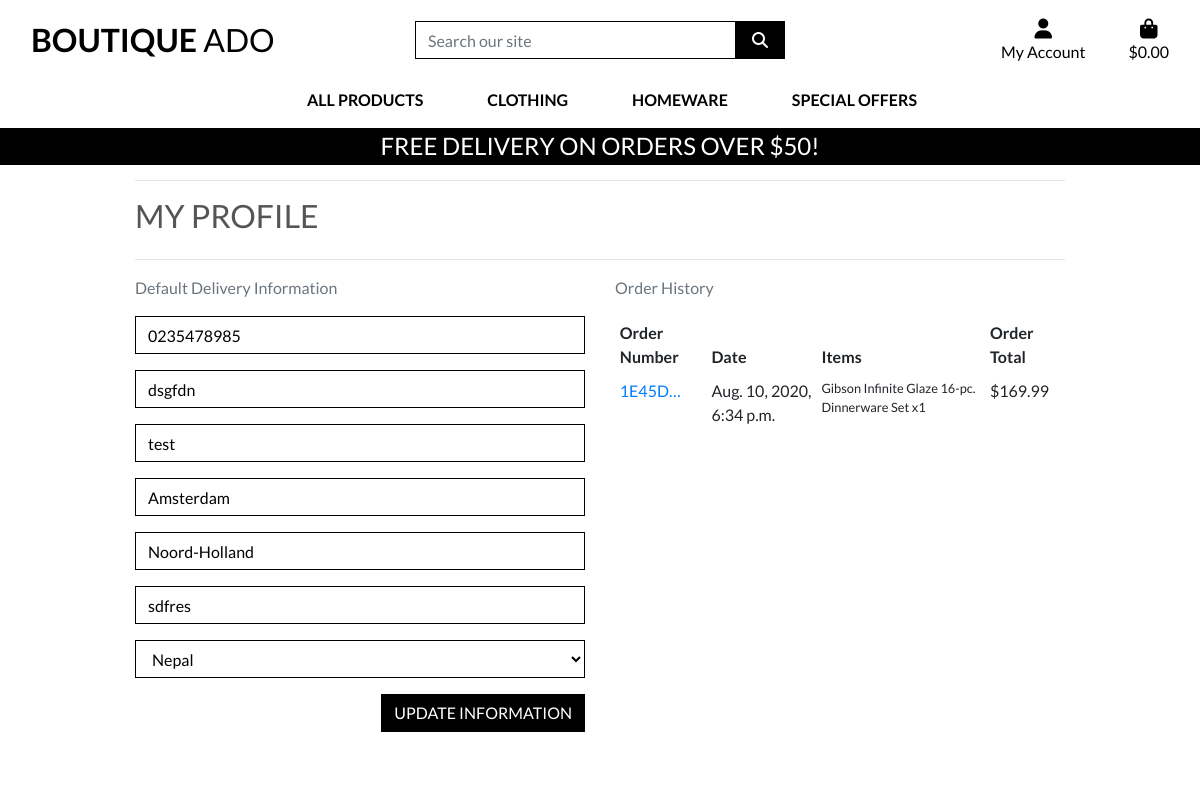
Page /profile/ (signed in) on the earlier database version.
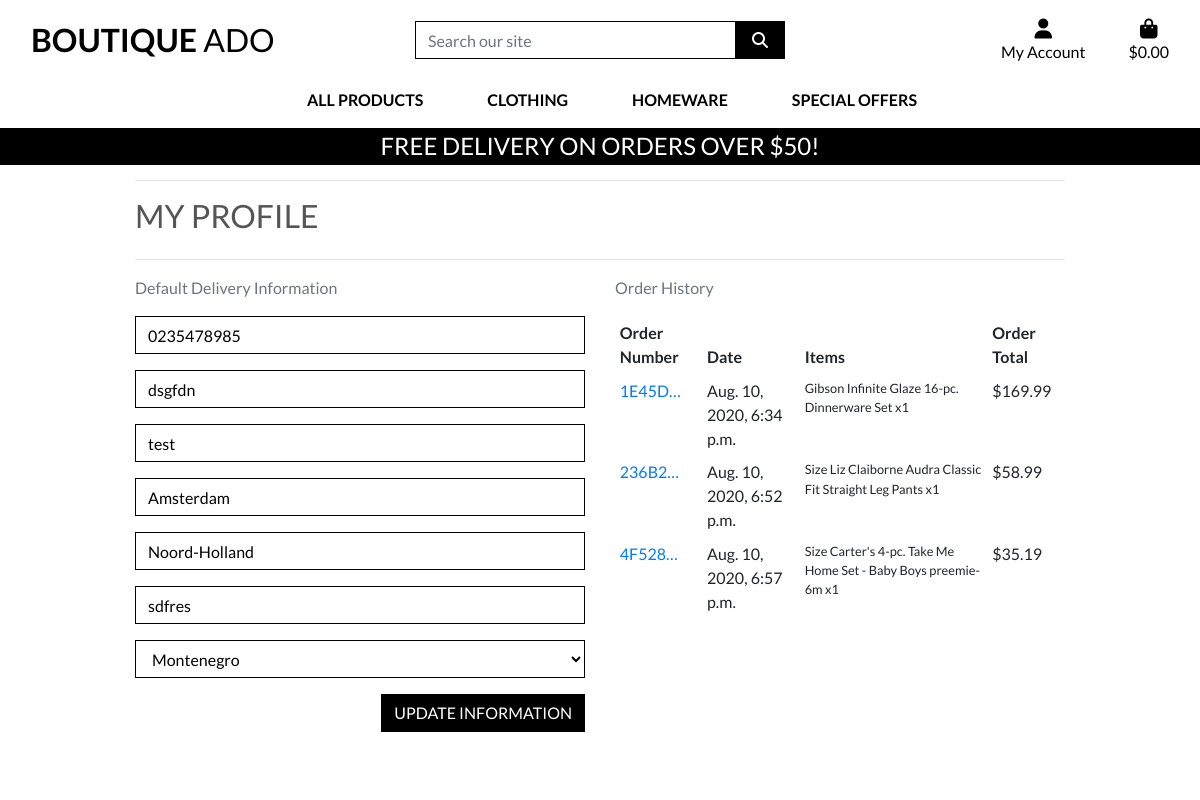
Same page on the later database version.
### profiles/models.py (models this page shows, shortened)
class UserProfile(models.Model):
    user = models.OneToOneField(User, on_delete=models.CASCADE)
    default_phone_number = models.CharField(max_length=20, null=True, blank=True)
    default_street_address1 = models.CharField(max_length=80, null=True, blank=True)
    default_street_address2 = models.CharField(max_length=80, null=True, blank=True)
    default_town_or_city = models.CharField(max_length=40, null=True, blank=True)
    default_county = models.CharField(max_length=80, null=True, blank=True)
    default_postcode = models.CharField(max_length=20, null=True, blank=True)
    default_country = CountryField(blank_label='Country', null=True, blank=True)

### checkout/models.py (models this page shows, shortened)
class Order(models.Model):
    order_number = models.CharField(max_length=32, null=False, editable=False)
    user_profile = models.ForeignKey(UserProfile, on_delete=models.SET_NULL,
                                     null=True, blank=True, related_name='orders')
    full_name = models.CharField(max_length=50, null=False, blank=False)
    email = models.EmailField(max_length=254, null=False, blank=False)
    phone_number = models.CharField(max_length=20, null=False, blank=False)
    country = CountryField(blank_label='Country *', null=False, blank=False)
    postcode = models.CharField(max_length=20, null=True, blank=True)
    town_or_city = models.CharField(max_length=40, null=False, blank=False)
    street_address1 = models.CharField(max_length=80, null=False, blank=False)
    street_address2 = models.CharField(max_length=80, null=True, blank=True)
    county = models.CharField(max_length=80, null=True, blank=True)
    date = models.DateTimeField(auto_now_add=True)
    delivery_cost = models.DecimalField(max_digits=6, decimal_places=2, null=False, default=0)
    order_total = models.DecimalField(max_digits=10, decimal_places=2, null=False, default=0)
    grand_total = models.DecimalField(max_digits=10, decimal_places=2, null=False, default=0)
    original_bag = models.TextField(null=False, blank=False, default='')
    stripe_pid = models.CharField(max_length=254, null=False, blank=False, default='')

class OrderLineItem(models.Model):
    order = models.ForeignKey(Order, null=False, blank=False, on_delete=models.CASCADE, related_name='lineitems')
    product = models.ForeignKey(Product, null=False, blank=False, on_delete=models.CASCADE)
    product_size = models.CharField(max_length=2, null=True, blank=True)  # XS, S, M, L, XL
    quantity = models.IntegerField(null=False, blank=False, default=0)
    lineitem_total = models.DecimalField(max_digits=6, decimal_places=2, null=False, blank=False, editable=False)

### products/models.py (models this page shows, shortened)
class Product(models.Model):
    category = models.ForeignKey('Category', null=True, blank=True, on_delete=models.SET_NULL)
    sku = models.CharField(max_length=254, null=True, blank=True)
    name = models.CharField(max_length=254)
    description = models.TextField()
    has_sizes = models.BooleanField(default=False, null=True, blank=True)
    price = models.DecimalField(max_digits=6, decimal_places=2)
    rating = models.DecimalField(max_digits=6, decimal_places=2, null=True, blank=True)
    image_url = models.URLField(max_length=1024, null=True, blank=True)
    image = models.ImageField(null=True, blank=True)

### profiles/views.py (the view)
# urls.py: path('profile/', include('profiles.urls')),
def profile(request):
    profile = get_object_or_404(UserProfile, user=request.user)
    if request.method == 'POST':
        form = UserProfileForm(request.POST, instance=profile)
        if form.is_valid():
            form.save()
            messages.success(request, 'Profile updated successfully')
        else:
            messages.error(request, 'Update failed. Please ensure the form is valid.')
    else:
        form = UserProfileForm(instance=profile)
    orders = profile.orders.all()
    template = 'profiles/profile.html'
    context = {
        'form': form,
        'orders': orders,
        'on_profile_page': True
    }
    return render(request, template, context)

### profiles/forms.py
class UserProfileForm(forms.ModelForm):
    class Meta:
        model = UserProfile
        exclude = ('user',)
    def __init__(self, *args, **kwargs):
        super().__init__(*args, **kwargs)
        placeholders = {
            'default_phone_number': 'Phone Number',
            'default_postcode': 'Postal Code',
            'default_town_or_city': 'Town or City',
            'default_street_address1': 'Street Address 1',
            'default_street_address2': 'Street Address 2',
            'default_county': 'County, State or Locality',
        }
        self.fields['default_phone_number'].widget.attrs['autofocus'] = True
        for field in self.fields:
            if field != 'default_country':
                if self.fields[field].required:
                    placeholder = f'{placeholders[field]} *'
                else:
                    placeholder = placeholders[field]
                self.fields[field].widget.attrs['placeholder'] = placeholder
            self.fields[field].widget.attrs['class'] = 'border-black rounded-0 profile-form-input'
            self.fields[field].label = False

### profiles/templates/profiles/profile.html (shortened to what this page needs)
{% extends "base.html" %}
{% load static %}
{% block extra_css %}
    <link rel="stylesheet" href="{% static 'profiles/css/profile.css' %}">
{% endblock %}
{% block page_header %}
    <div class="container header-container">
    </div>
{% endblock %}
{% block content %}
    <div class="overlay"></div>
    <div class="container">
        <div class="row">
            <div class="col">
                <hr>
                <h2 class="logo-font mb-4">My Profile</h2>
                <hr>
            </div>
        </div>
        <div class="row">
            <div class="col-12 col-lg-6">
                <p class="text-muted">Default Delivery Information</p>
                <form class="mt-3" action="{% url 'profile' %}" method="POST" id="profile-update-form">
                    {{ form|crispy }}
                    <button class="btn btn-black rounded-0 text-uppercase float-right">Update Information</button>
                </form>
            </div>
            <div class="col-12 col-lg-6">
                <p class="text-muted">Order History</p>
                <div class="order-history table-responsive">
                    <table class="table table-sm table-borderless">
                        <thead>
                            <tr>
                                <th>Order Number</th>
                                <th>Date</th>
                                <th>Items</th>
                                <th>Order Total</th>
                            </tr>
                        </thead>
                        <tbody>
                            {% for order in orders %}
                                <tr>
                                    <td>
                                        <a href="{% url 'order_history' order.order_number %}"
                                        title="{{ order.order_number }}">
                                            {{ order.order_number|truncatechars:6 }}
                                        </a>
                                    </td>
                                    <td>{{ order.date }}</td>
                                    <td>
                                        <ul class="list-unstyled">
                                            {% for item in order.lineitems.all %}
                                                <li class="small">
                                                    {% if item.product.has_sizes %}
                                                        Size {{ item.product.size|upper }}
                                                    {% endif %}{{ item.product.name }} x{{ item.quantity }}
                                                </li>
                                            {% endfor %}
                                        </ul>
                                    </td>
                                    <td>${{ order.grand_total }}</td>
                                </tr>
                            {% endfor %}
                        </tbody>
                    </table>
                </div>
            </div>
        </div>
{% endblock %}

Differences in the rows shown:
changed UserProfile "dsgfdn": default_country "Nepal" → "Montenegro"
added Order: order_number "236B2…", date "Aug. 10, 2020, 6:52 p.m.", grand_total "58.99"
added OrderLineItem: product.name "Liz Claiborne Audra Classic Fit Straight Leg Pants", quantity "1", shown under "236B2…"
added Order: order_number "4F528…", date "Aug. 10, 2020, 6:57 p.m.", grand_total "35.19"
added OrderLineItem: product.name "Carter's 4-pc. Take Me Home Set - Baby Boys preemie-6m", quantity "1", shown under "4F528…"
